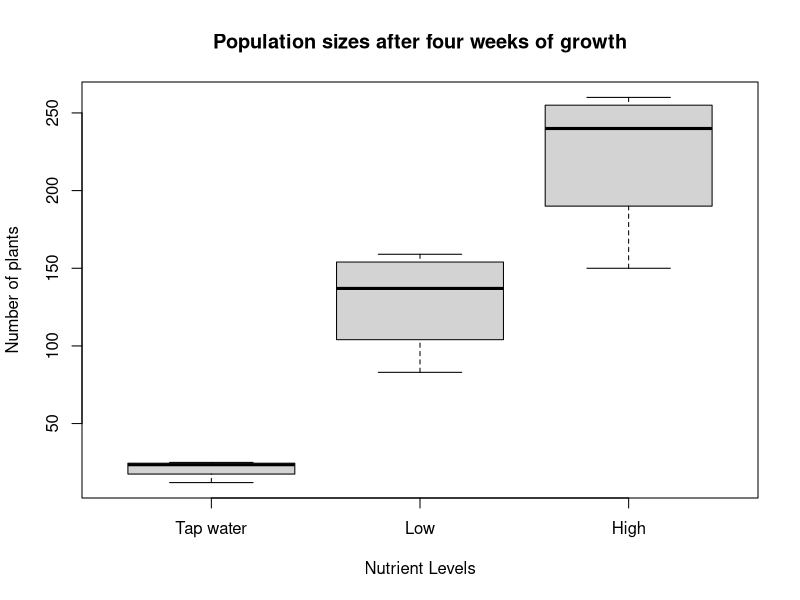
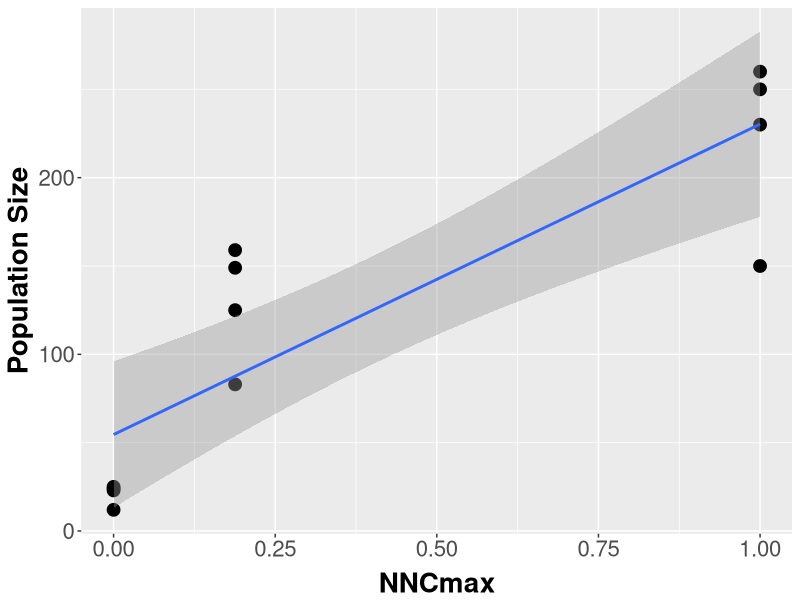

The R script that drew these images, in order:
## ---- chunk 1
library(dplyr)
setwd("~/Documents/Floating_Plants")
# Enter in the data
full.data <- read.csv( "Full_lemna_data.csv", header = T)
lemna <- tbl_df(full.data)
#
# Select chosen data
# Use dplyr tool "select" and rename columns in one go. 
lemna <- select(lemna, week = Week, treatment = Treatment, pop.size = Pop.size)
# lemna # should look nice with new names
# After reading in the data, we want to select the population size at the end of 
# the experiment to see how plants grew in different treatments.
# Select week 4 data
week4.data <- filter( lemna, week==4)
l.pop <- week4.data$pop.size
# Make a factor list
# mydata$Treatment = factor(mydata$Treatment,c("L","M","H"))
week4.data$treatment <- factor(week4.data$treatment, c("C", "L", "H"))
plotfactor <- as.factor(rep(c(1, 2, 3), 4))
boxplot(pop.size ~ treatment, data=week4.data, 
        names = c("Tap water", "Low", "High"), ylab = "Number of plants", 
        xlab = "Nutrient Levels", 
        main = "Population sizes after four weeks of growth")

## ---- chunk 2
# Convert treatment to NNCmax value
NNCmax <- rep(c(0, 0.188, 1.00), length.out=length(lemna$week))
lemnaNNC = tbl_df(cbind(lemna, NNCmax))
# plot week 4 population sizes
lemna4 <- filter(lemnaNNC, week == 4)

library(ggplot2)

p <- ggplot(lemna4, aes(NNCmax, (pop.size)))
            
p + geom_point(size=4) +
  ylab("Population Size") +
  theme(axis.title.x = element_text(face="bold", size=20, vjust=0),
        axis.text.x  = element_text(size=16), 
        axis.text.y = element_text(size = 16),
        axis.title.y = element_text(face = "bold", size = 20))+
  stat_smooth(method= "lm")

# The shaded area from stat_smooth is the pointwise 95% confidence interval
# this shows that this relationship might not be very linear, a conclusion further
# supported by plotting regression diagnostics below. 
## ---- chunk 3
# Linear regression
fit <- lm(pop.size~NNCmax, data=lemna4)
summary(fit)
